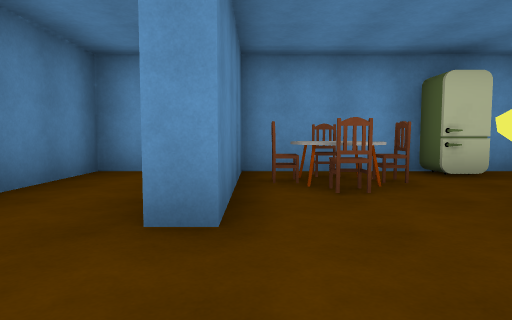
View 1 (above)

17 first-person views from a walk through a scene from a Unity 3-D project. The camera is 1.2 m above the floor, tilts 4° down and sees 75° across. Doors are open. The floor is counted in squares, 2 m on a side. Each view is taken from the middle of a square. On the plan, view 1 faces up. The plan holds only what a view shows up to about 10 squares ahead; the rest is blank. The player is left out. Some surface patterns are stand-ins.

View 2
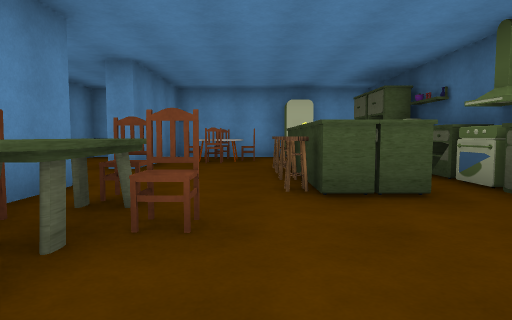

View 3
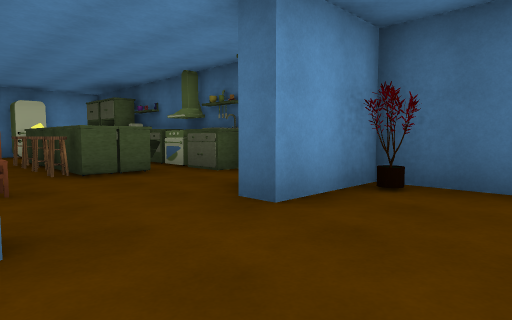

View 4
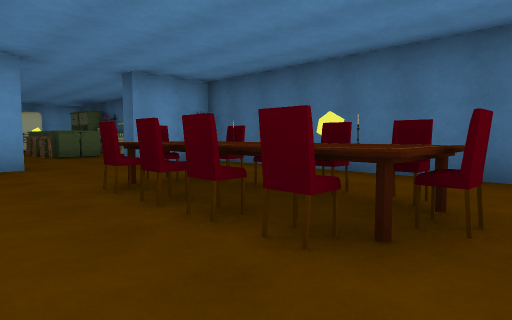

View 5
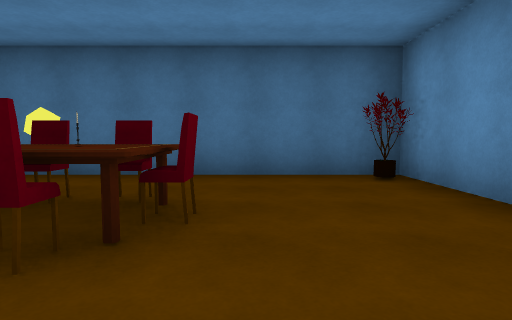

View 6
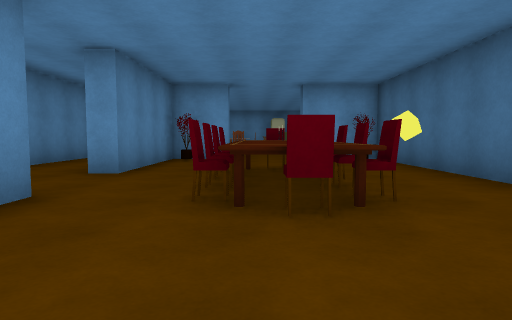

View 7
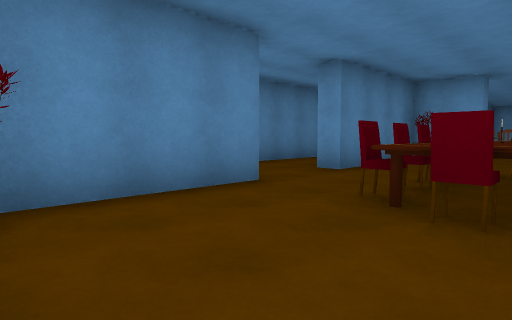

View 8
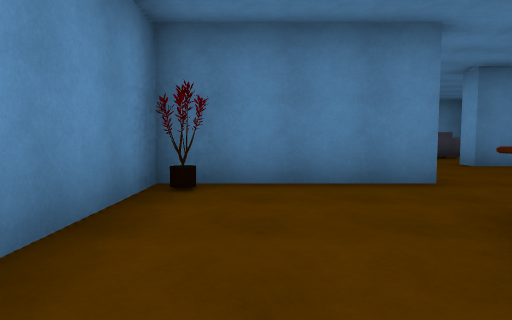

View 9
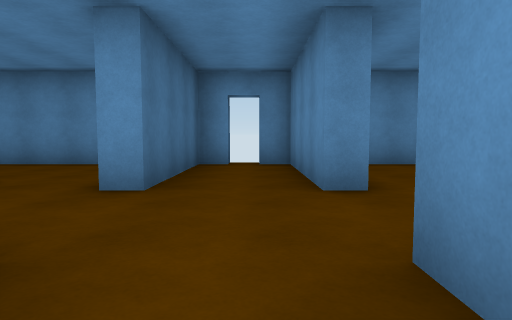

View 10
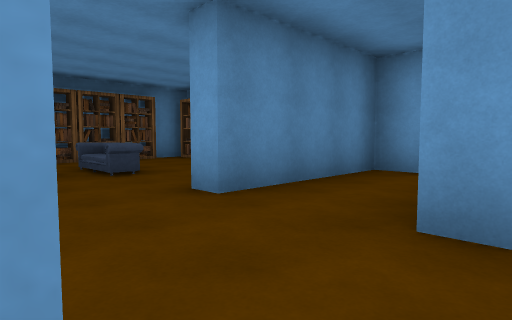

View 11
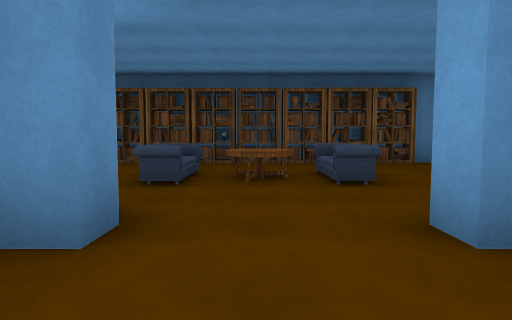

View 12
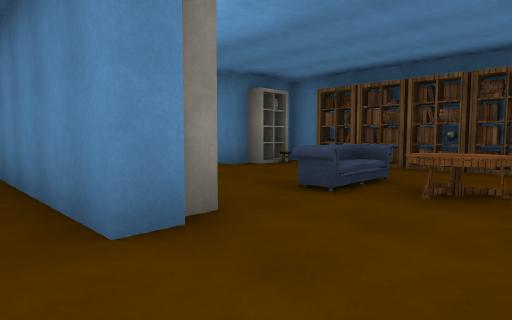

View 13
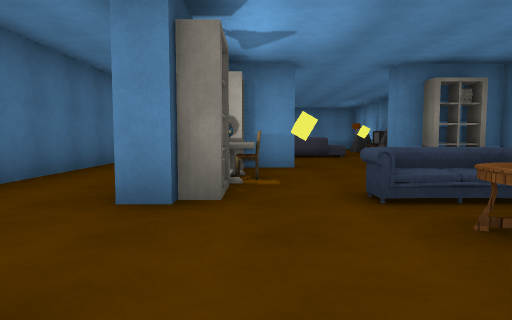

View 14
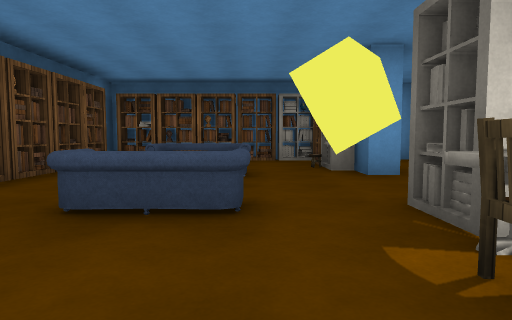

View 15
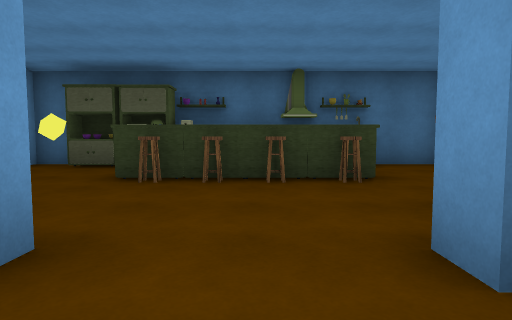

View 16
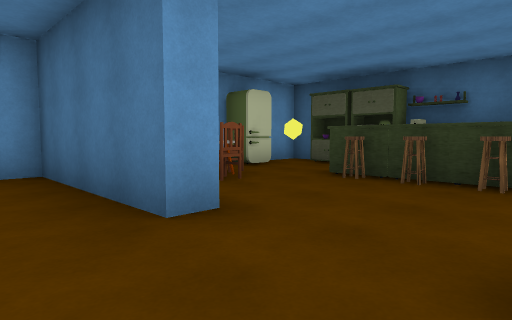

View 17
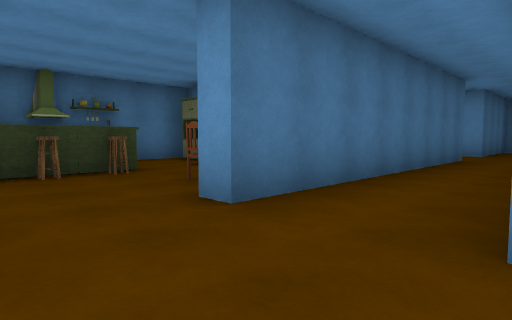

### Floor plan
Points are (right, up) in squares from view 1. A wall is a line through its corners. A room is listed if a view was taken in it or the views show most of it. See-through windows are left out.
Room 1 (views 1, 2, 3, 4, 5, 6, 7, 8, 10, 11)
walls: (1.4, -4) (0.5, -4); (-0.2, -4.5) (-0.2, -7.6) (-0.8, -7.6); (4.5, -4) (3.3, -4) (3.3, -3.5); (5.3, -3.4) (5.3, -1.5); (-0.8, 0.1) (-0.2, 0.1) (-0.2, -1.1); (-0.8, -9.7) (-0.2, -9.7) (-0.2, -12.6); (5.3, -12.5) (5.3, -4.5); (0.8, -13.3) (4.2, -13.3); (5.3, 5) (5.3, 5.8) (-0.2, 5.8) (-0.2, 2.2) (-0.8, 2.2); (-1.5, -13.3) (-0.8, -13.3)
ways out: opening at (-1, -8.5) to room 2; opening at (-1, 1.5) to room 2; opening at (-0.5, -13) to room 2
objects: other object (0, -13); other object (0, -4); table (0, -3) to (1, -1); table (1, 4) to (2, 5); chair (2, -10); chair (2, -9); chair (2, -8); chair (2, -7); chair (2, 0); chair (2, 1); chair (2, 2); chair (3, -10); chair (3, -9); chair (3, -8); chair (3, -7); cabinet (3, 0); cabinet (3, 1); cabinet (3, 2); cabinet (3, 3); fridge (3, 5); cabinet (4, -3); other object (5, -13); other object (5, -4); cabinet (5, -1); stove (5, 0); cabinet (5, 1); other object (5, 2); cabinet (5, 3); cabinet (5, 4)
Room 2 (views 9, 12, 13, 14, 15, 16, 17)
walls: (-3.4, 0.1) (-2.7, 0.1) (-2.7, -7.6) (-3.2, -7.6); (-4.9, -3.5) (-3.8, -3.5); (-8.1, -3) (-8.1, -3.5); (-8.2, -3.1) (-7.2, -3.1) (-7.2, -3.5) (-6.8, -3.5) (-6.8, -4); (-8.7, -2.6) (-8.7, -3.5) (-8.4, -3.5); (-0.8, 2.2) (-0.8, 5.8) (-2.7, 5.8) (-2.7, 2.2) (-3.2, 2.2) (-3.2, 2.9); (-8.7, 5.9) (-8.7, 4.6); (-0.8, -7.6) (-0.8, 0.1); (-3.4, -9.7) (-2.7, -9.7) (-2.7, -13.3) (-2, -13.3); (-0.8, -12.4) (-0.8, -9.7)
low walls: (-3.2, 2.9) (-3.8, 2.9)
ways out: opening at (-1, -8.5) to room 1; opening at (-1, 1.5) to room 1; opening at (-0.5, -13) to room 1; opening at (-5.5, -4); opening at (-3, -8.5); open door at (-2, -14)
objects: shelf (-9, -2); shelf (-9, -1); shelf (-9, 0); shelf (-9, 1); shelf (-9, 2); shelf (-9, 3); shelf (-9, 4); shelf (-8, 6); shelf (-7, 6); sofa (-6, 0) to (-5, 0); table (-6, 1); sofa (-6, 2) to (-5, 2); shelf (-6, 6); shelf (-5, 6); other object (-4, -3); chair (-4, -2); other object (-4, 6); other object (-3, -1); shelf (-3, 4)

Where each view was taken, in squares from view 1:
view 1: 0 up, 0 right, facing up
view 2: 4 down, 2 right, facing up
view 3: 6 down, 1 right, facing up-right
view 4: 11 down, 0 right, facing up-right
view 5: 11 down, 0 right, facing right
view 6: 13 down, 2 right, facing up
view 7: 13 down, 3 right, facing up-left
view 8: 12 down, 4 right, facing left
view 9: 6 down, 2 left, facing down
view 10: 0 up, 0 right, facing up-left
view 11: 1 up, 1 left, facing left
view 12: 2 up, 2 left, facing down-left
view 13: 3 up, 4 left, facing down
view 14: 3 down, 5 left, facing up
view 15: 1 up, 2 left, facing right
view 16: 0 up, 2 left, facing up-right
view 17: 2 up, 3 left, facing down-right
